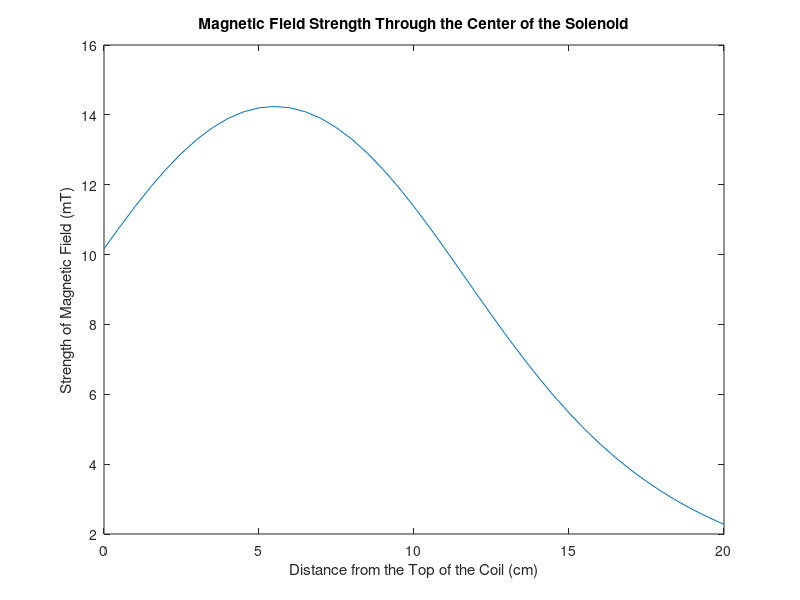

Write MATLAB code to recreate this figure.
clear
clc

%%Analytical Calculations for Solenoid Specs

%We want the center of the magnetic field to be 14.24mT
%for now, the following measurements will be used for the rest of the coil
%The height of the coil and the magnetic field are 

numlayer = 3;
r = 0.08; %[m] radius of the coil
L = 0.11; %[m] Height of the coil
B = 0.01424; %[T] Magnetic field at the center of the coil in the x, y, AND z direction
N = 147; %[Turns] Number of turns of the coild

% Ultimately, we will need to find the current running through the coil, as
% well as the optimum number of turns of the coil and the length of the coil
%Let us make the number of turns and length into a ratio n

n = N/L;
u = 4*pi*10^(-7); % magnetic permativity of air
ur = 1; %magnetic permativity of copper

%For our purposes, the angles will be equal in magnitude since we want the magnetic field at the
%center of the coil.

y = L/2;
theta2 = asin(y/(sqrt(y^2 + r^2)));
theta1 = asin((-y)/(sqrt((-y)^2 + r^2)));

%Using Ampere's Law, the  equation was derived...

I = (2*B)/(u * n * (sin(theta2) - sin(theta1)))

%Since we want the amperage less tfollowinghan 15A to accomodate for 14 gauge wire,
%we should optimize the number of turns/radius of the coil

%% Calculating Inductance
%There are four layers of coils concentric to eachother
wt = 0.003; %litz wire thickness[m]
r1 = r + wt/2; 
r2 = r1 + wt;
r3 = r2 + wt;
r4 = r3 + wt;

induct1 = (u*ur*(N/4)^2*pi*r1^2)/(L);
induct2 = (u*ur*(N/4)^2*pi*r2^2)/(L);
induct3 = (u*ur*(N/4)^2*pi*r3^2)/(L);
induct4 = (u*ur*(N/4)^2*pi*r4^2)/(L);
series1 = induct1 + induct2;
series2 = induct3 + induct4;

induct = (series1*series2)/(series1 + series2)

%% Magnetic Field Calculations

%As stated earlier, we want to create a coil to have a maximum magnetic
%field of 15.47 mT. Let's see the strength of the magnetic field through the center of the coil. 

ylim = 0 : 0.005: 0.20;
Bvar = [];

for y2 = (0: 0.005: 0.20)
    
    theta2 = atan(y2 / r);
    y1 = L - y2;
    theta1 = atan(-y1 / r);
    Bvar = [Bvar, (u * I * n * (sin(theta2) - sin(theta1)))/2];

end

%Scaling quantities on graph
Bvar = Bvar * 1000;
ylim = ylim * 100;

plot(ylim, Bvar)
title('Magnetic Field Strength Through the Center of the Solenoid')
ylabel('Strength of Magnetic Field (mT)')
xlabel('Distance from the Top of the Coil (cm)')

%% Simulating Capacitors

%We are simulating our capacitances to match the impedance of the
%inductance, which works from a range of 10uF - 10nF.
%Each capacitor is rated for 300V, which means that we need to calculate
%the voltage drop accross each

capvals = [0.470*10^-6, 0.330*10^-6, 0.330*10^-6, 0.330*10^-6, 0.330*10^-6, 0.330*10^-6, 0.330*10^-6];
num_cap = size(capvals, 2); %number of capacitors in series
count = 1;
total = 0;
for eqcap = (1 : 1 : num_cap)
    
    inv_imped = 1/capvals(count);
    total = total + inv_imped;
    count = count + 1;

end
    
total_cap = 1/total
op_freq = sqrt(1 / (total_cap * induct)) / (2 * pi)

%Next, finding total change across the caps
%QT = Q1 = Q2 = Q3 = ... = Qn
%There are three ranges of voltages: 800V, 1500V, 2000V

vsup = [800, 1500, 2000];
num_drops = size(vsup, 2) * num_cap;
count = 1;
count2 = 1;
for charge = [1 : 1 : size(vsup, 2)]

    Q(count) = vsup(count) * total_cap;
    
    for drops = [1 : 1 : num_cap]
        vdrop(count2) = Q(count)/capvals(count);
        plot_cap(count2) = capvals(count);
        count2 = count2 + 1;
    end
 
    count = count + 1;
end

vdrop






